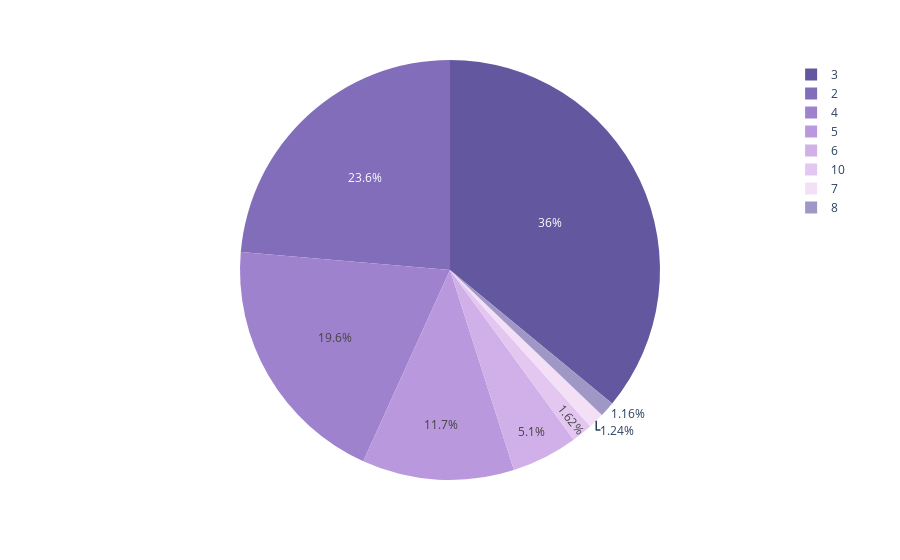

The cell this chart's notebook holds for it:
### Markdown cell above
Prior Purchases

### Code cell
prior = data_numeric['Prior_purchases'].value_counts().reset_index()
prior.columns = ['Prior', 'Value']
fig = px.pie(
    prior,
    names='Prior',
    values='Value',
    color_discrete_sequence=px.colors.sequential.Purp_r
)
fig.update_traces(textinfo='percent')
fig.show()

### Figure 1 — Plotly figure (JSON) as saved in the notebook; plotly's stock layout.template omitted (floating-point values rounded to 4 significant figures)
{"data": [{"domain": {"x": [0, 1], "y": [0, 1]}, "hovertemplate": "Prior=%{label}<br>Value=%{value}<extra></extra>", "labels": [3, 2, 4, 5, 6, 10, 7, 8], "legendgroup": "", "name": "", "showlegend": true, "textinfo": "percent", "type": "pie", "values": [3955, 2599, 2155, 1287, 561, 178, 136, 128]}], "layout": {"legend": {"tracegroupgap": 0}, "margin": {"t": 60}, "piecolorway": ["rgb(99, 88, 159)", "rgb(130, 109, 186)", "rgb(159, 130, 206)", "rgb(185, 152, 221)", "rgb(209, 175, 232)", "rgb(228, 199, 241)", "rgb(243, 224, 247)"]}}
